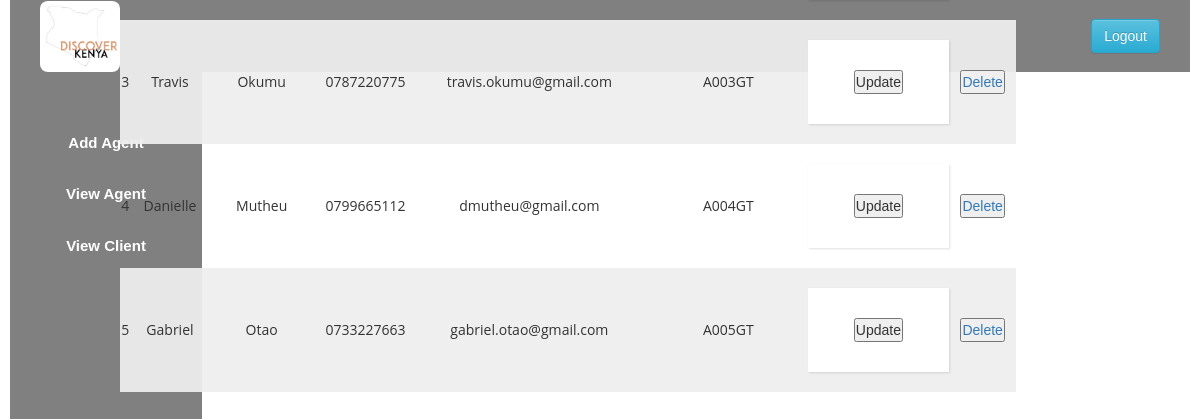
/Admin-Interface/view_agent.php, run on the app's committed database.
### tables this page shows
CREATE TABLE `agents` (
  `agent_id` int(10) NOT NULL,
  `agent_code` varchar(6) NOT NULL,
  `agent_fname` varchar(255) NOT NULL,
  `agent_lname` varchar(255) NOT NULL,
  `agent_phonenumber` varchar(12) NOT NULL,
  `agent_email` varchar(255) NOT NULL,
  `agent_password` varchar(255) NOT NULL,
  `registered_at` datetime NOT NULL DEFAULT current_timestamp(),
  `is_deleted` tinyint(1) NOT NULL DEFAULT 0
);

### Admin-Interface/agentdb.php (called while the page is built, shortened)
<?php
require_once("../Processes/DBCONNECT.php");
$sqli="SELECT * FROM agents";
$result = mysqli_query($conn , $sqli);
$test=mysqli_fetch_all($result, MYSQLI_ASSOC);
?>

### Admin-Interface/view_agent.php (the view, shortened to what this page needs)
<!DOCTYPE html>
<html>
    <head>
        <link rel="stylesheet" href="form.css">
        <?php
        include 'Admin_css.php';
        ?>
    </head>
    <body>
    <?php
         include 'Admin_sidebar.php';
          ?>
    <center>
        <div class="filter">
        </div>
        <table>
            <tbody>
                <?php
                    require_once("agentdb.php");
                    foreach ($test as $key => $value){
                ?>
                <tr>
                    <td><?php echo $value["agent_id"] ?></td>
                    <td><?php echo $value["agent_fname"] ?></td>
                    <td><?php echo $value["agent_lname"] ?></td>
                    <td><?php echo $value["agent_phonenumber"] ?></td>
                    <td><?php echo $value["agent_email"] ?></td>
                    <td><?php echo $value["agent_status"] ?></td>
                    <td><?php echo $value["agent_code"] ?></td>
                    <td><?php echo $value["agent_rating"] ?></td>
                    <td><?php
                    echo "<div class='wrapper'>
                        <form action='editagent.php' method='POST'>
                        <input type='hidden' name='agent_id' value=".$value['agent_id']." />
                        <button type='Submit' class='button'>Update </button>
                        </form>
                        </div>"
                    ?></td>
                    <td><a href="deleteagent.php"?delete="<?php $value["agent_id"] ?>"> <button type='Submit' class= 'button'>Delete</button></a></td>
                </tr>
                <?php }
                ?>
            </tbody>
        </table>
    </body>
</html>

### Admin-Interface/form.css (style rules this page uses)
* { margin: 0; padding: 0; outline: 0; }
.filter { position: fixed; top: 0; left: 0; right: 0; bottom: 0; z-index: 1; opacity: .7; }
table { position: fixed; z-index: 2; left: 50%; transform: translate(-50%, -50%); width: 80%; border-spacing: 0; border-radius: 12px 12px 0 0; border-collapse: separate; background: white; box-shadow: black; text-align: center; }
.th,td { padding: 12px 15px; }
td { font-family: 'Open sans', sans-serif; }
tr:nth-child(odd) { background-color: #eeee; }

### Admin-Interface/Admin.css (style rules this page uses)
* { margin: 0px; padding: 0px; }
a,a:hover { text-decoration: none!important ; }

### Admin-Interface/style.css (style rules this page uses)
* { margin: 0; padding: 0; box-sizing: border-box; font-family: 'Montserrat', sans-serif; }
body { background: #fec107; padding: 0 10px; }
.wrapper { max-width: 500px; width: 100%; background: #fff; margin: 20px auto; box-shadow: 1px 1px 2px rgba(0,0,0,0.125); padding: 30px; }

### data on the page
agents: agent_id "3", agent_fname "Travis", agent_lname "Okumu", agent_phonenumber "0787220775", agent_email "travis.okumu@gmail.com", agent_code "A003GT"
agents: agent_id "4", agent_fname "Danielle", agent_lname "Mutheu", agent_phonenumber "0799665112", agent_email "dmutheu@gmail.com", agent_code "A004GT"
agents: agent_id "5", agent_fname "Gabriel", agent_lname "Otao", agent_phonenumber "0733227663", agent_email "gabriel.otao@gmail.com", agent_code "A005GT"
